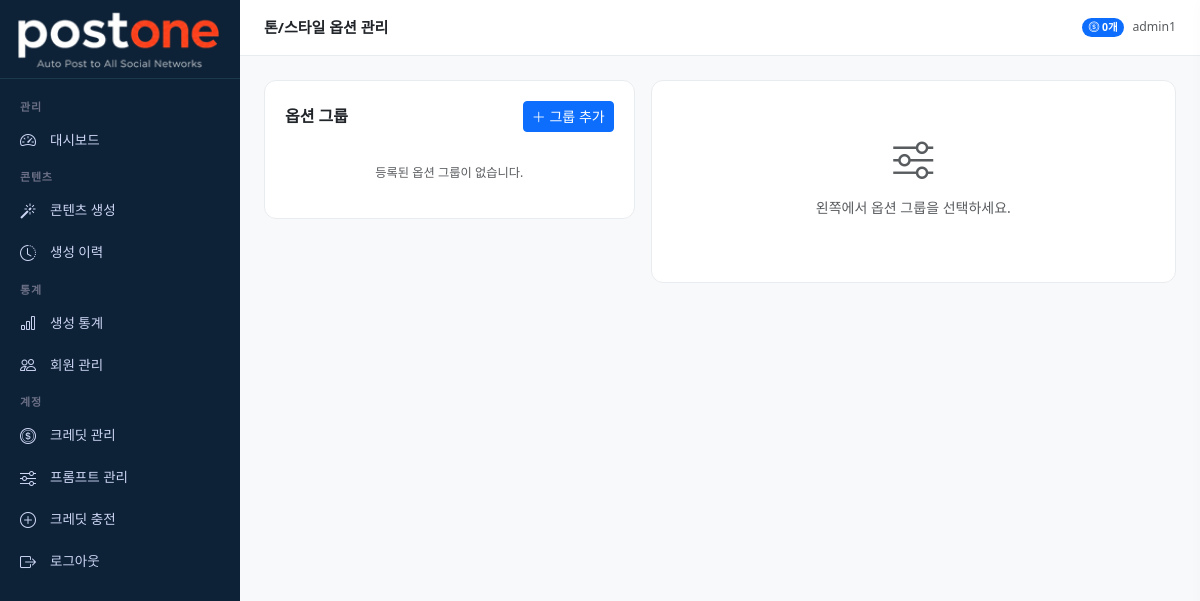
The app's page /prompts/1/options/ (signed in) with its own data.
### accounts/models.py (models this page shows, shortened)
class MenuPermission(models.Model):
    ROLE_CHOICES = [
        ('admin', '관리자'),
        ('member', '멤버'),
    ]
    role = models.CharField(max_length=20, choices=ROLE_CHOICES)
    menu_key = models.CharField(max_length=50, verbose_name='메뉴 키')
    menu_label = models.CharField(max_length=50, verbose_name='메뉴명')
    icon = models.CharField(max_length=50, verbose_name='아이콘', blank=True)
    is_visible = models.BooleanField(default=True, verbose_name='표시여부')
    order = models.IntegerField(default=0, verbose_name='정렬순서')
    class Meta:
        verbose_name = '메뉴 권한'
        verbose_name_plural = '메뉴 권한 목록'
        ordering = ['role', 'order']
        unique_together = ['role', 'menu_key']

class User(AbstractUser):
    ROLE_CHOICES = [
        ('master', '마스터'),
        ('admin', '관리자'),
        ('member', '멤버'),
        ('free', '무료회원'),
    ]
    PLAN_CHOICES = [
        ('free', '무료'),
        ('starter', '스타터'),
        ('pro', '프로'),
        ('business', '비즈니스'),
    ]
    role = models.CharField(max_length=20, choices=ROLE_CHOICES, default='free')
    plan = models.CharField(max_length=20, choices=PLAN_CHOICES, default='free')
    phone = models.CharField(max_length=20, blank=True)
    company = models.CharField(max_length=100, blank=True)
    profile_image = models.ImageField(upload_to='profiles/', blank=True, null=True)
    created_at = models.DateTimeField(auto_now_add=True)
    updated_at = models.DateTimeField(auto_now=True)
    class Meta:
        verbose_name = '사용자'
        verbose_name_plural = '사용자 목록'

### credits/models.py (models this page shows, shortened)
class UserCredit(models.Model):
    user = models.OneToOneField(User, on_delete=models.CASCADE, related_name='credit')
    balance = models.IntegerField(default=0, verbose_name='잔여 크레딧')
    free_used_this_month = models.IntegerField(default=0, verbose_name='이번달 무료 사용')
    free_reset_date = models.DateField(null=True, blank=True, verbose_name='무료 초기화일')
    updated_at = models.DateTimeField(auto_now=True)
    class Meta:
        verbose_name = '사용자 크레딧'

### dashboard/views.py (the view)
# urls.py: path('prompts/<int:channel_prompt_pk>/options/', views.prompt_option_manage, name='prompt_option_manage'),
@login_required
def prompt_option_manage(request, channel_prompt_pk):
    from content.models import PromptOptionGroup
    cp = get_object_or_404(ChannelPrompt, pk=channel_prompt_pk)
    option_groups = cp.option_groups.prefetch_related('options').all()
    selected_group = None
    group_pk = request.GET.get('group')
    if group_pk:
        selected_group = get_object_or_404(PromptOptionGroup, pk=group_pk)
    return render(request, 'dashboard/prompt_option_form.html', {
        'channel_prompt': cp,
        'option_groups': option_groups,
        'selected_group': selected_group,
    })

### dashboard/context_processors.py (called while the page is built)
def user_menus(request):
    if not request.user.is_authenticated:
        return {'user_menus': []}
    if request.user.role == 'master':
        return {'user_menus': []}
    role = request.user.role
    if role == 'free':
        role = 'member'
    menus = MenuPermission.objects.filter(
        role=role,
        is_visible=True
    )
    return {'user_menus': menus}

### templates/dashboard/prompt_option_form.html (shortened to what this page needs)
{% extends 'base/base.html' %}
{% block page_title %}톤/스타일 옵션 관리{% endblock %}
{% block content %}
<div class="row g-3">
    <div class="col-12 col-lg-5">
        <div class="stat-card">
            <div class="d-flex justify-content-between align-items-center mb-3">
                <h6 class="fw-semibold mb-0">옵션 그룹</h6>
                <button class="btn btn-sm btn-primary"
                        onclick="openGroupCreate()">
                    <i class="bi bi-plus-lg"></i> 그룹 추가
                </button>
            </div>
            {% if option_groups %}
            <div class="list-group list-group-flush">
                {% for group in option_groups %}
                <div class="list-group-item px-0 py-2">
                    <div class="d-flex justify-content-between align-items-center">
                        <div>
                            <div class="fw-semibold small">{{ group.label }}</div>
                            <div class="text-muted" style="font-size:11px;">
                                옵션 {{ group.options.count }}개
                            </div>
                        </div>
                        <div class="d-flex gap-1">
                            <a href="?group={{ group.pk }}"
                               class="btn btn-sm {% if selected_group.pk == group.pk %}btn-primary{% else %}btn-outline-secondary{% endif %}">
                                관리
                            </a>
                            <a href="{% url 'dashboard:option_group_delete' group.pk %}"
                               class="btn btn-sm btn-outline-danger">
                                <i class="bi bi-trash"></i>
                            </a>
                        </div>
                    </div>
                </div>
                {% endfor %}
            </div>
            {% else %}
            <p class="text-muted text-center py-3 mb-0 small">등록된 옵션 그룹이 없습니다.</p>
            {% endif %}
        </div>
    </div>
    <div class="col-12 col-lg-7">
        {% if selected_group %}
        <div class="stat-card">
            <div class="d-flex justify-content-between align-items-center mb-3">
                <h6 class="fw-semibold mb-0">{{ selected_group.label }} 옵션</h6>
                <button class="btn btn-sm btn-primary"
                        onclick="openOptionCreate()">
                    <i class="bi bi-plus-lg"></i> 옵션 추가
                </button>
            </div>
            {% if selected_group.options.all %}
            <div class="list-group list-group-flush">
                {% for opt in selected_group.options.all %}
                <div class="list-group-item px-0 py-3">
                    <div class="d-flex justify-content-between align-items-start">
                        <div class="flex-grow-1 me-2">
                            <div class="d-flex align-items-center gap-2 mb-1">
                                <span class="fw-semibold small">{{ opt.label }}</span>
                                {% if opt.is_default %}
                                <span class="badge bg-primary" style="font-size:10px;">기본</span>
                                {% endif %}
                            </div>
                            <div class="small text-muted p-2 rounded"
                                 style="background:#f8f9fa; white-space:pre-wrap; font-size:12px;">
                                {{ opt.snippet }}
                            </div>
                        </div>
                        <div class="d-flex gap-1 flex-shrink-0">
                            <a href="{% url 'dashboard:option_delete' opt.pk %}"
                               class="btn btn-sm btn-outline-danger">
                                <i class="bi bi-trash"></i>
                            </a>
                        </div>
                    </div>
                </div>
                {% endfor %}
            </div>
            {% else %}
            <p class="text-muted text-center py-3 mb-0 small">등록된 옵션이 없습니다.</p>
            {% endif %}
        </div>
        {% else %}
        <div class="stat-card text-center py-5">
            <i class="bi bi-sliders fs-1 text-muted"></i>
            <p class="text-muted mt-2">왼쪽에서 옵션 그룹을 선택하세요.</p>
        </div>
        {% endif %}
    </div>
</div>
{% endblock %}

### templates/base/base.html (shortened to what this page needs)
{% load static %}
<!DOCTYPE html>
<html lang="ko">
<head>
    <link href="https://cdn.jsdelivr.net/npm/bootstrap@5.3.0/dist/css/bootstrap.min.css" rel="stylesheet">
    <link href="https://cdn.jsdelivr.net/npm/bootstrap-icons@1.11.0/font/bootstrap-icons.css" rel="stylesheet">
</head>
<body>
<aside class="sidebar" id="sidebar">
    <a href="{% url 'dashboard:index' %}" class="sidebar-brand">
        <img src="{% static 'images/logo.png' %}" alt="postone" style="width:205px; height:auto;">
    </a>
    <nav class="sidebar-menu">
        {% if user.role == 'master' %}
        <div class="sidebar-section">관리</div>
        <div class="sidebar-item">
            <a href="{% url 'dashboard:index' %}" class="{% if request.resolver_match.url_name == 'index' %}active{% endif %}">
                <i class="bi bi-speedometer2"></i> 대시보드
            </a>
        </div>
        <div class="sidebar-section">프롬프트 설정</div>
        <div class="sidebar-item">
            <a href="{% url 'dashboard:content_type_list' %}" class="{% if 'content_type' in request.resolver_match.url_name %}active{% endif %}">
                <i class="bi bi-grid-3x3-gap"></i> 콘텐츠 유형
            </a>
        </div>
        <div class="sidebar-item">
            <a href="{% url 'dashboard:channel_list' %}" class="{% if 'channel' in request.resolver_match.url_name %}active{% endif %}">
                <i class="bi bi-broadcast"></i> 채널 관리
            </a>
        </div>
        <div class="sidebar-item">
            <a href="{% url 'dashboard:prompt_list' %}" class="{% if 'prompt' in request.resolver_match.url_name %}active{% endif %}">
                <i class="bi bi-sliders"></i> 프롬프트 관리
            </a>
        </div>
        <div class="sidebar-item">
            <a href="{% url 'dashboard:user_list' %}" class="{% if 'user' in request.resolver_match.url_name %}active{% endif %}">
                <i class="bi bi-people"></i> 회원 관리
            </a>
        </div>
        <div class="sidebar-item">
            <a href="{% url 'dashboard:credit_list' %}" class="{% if 'credit' in request.resolver_match.url_name %}active{% endif %}">
                <i class="bi bi-coin"></i> 크레딧 관리
            </a>
        </div>
        <div class="sidebar-section">콘텐츠</div>
        <div class="sidebar-item">
            <a href="{% url 'dashboard:generate' %}" class="{% if 'generate' in request.resolver_match.url_name %}active{% endif %}">
                <i class="bi bi-magic"></i> 콘텐츠 생성
            </a>
        </div>
        <div class="sidebar-item">
            <a href="{% url 'dashboard:history' %}" class="{% if 'history' in request.resolver_match.url_name %}active{% endif %}">
                <i class="bi bi-clock-history"></i> 생성 이력
            </a>
        </div>
        <div class="sidebar-section">통계</div>
        <div class="sidebar-item">
            <a href="{% url 'dashboard:stats' %}" class="{% if 'stats' in request.resolver_match.url_name %}active{% endif %}">
                <i class="bi bi-bar-chart"></i> 생성 통계
            </a>
        </div>
        <div class="sidebar-section">계정</div>
        {% if not request.user.is_admin %}
        <div class="sidebar-item">
            <a href="{% url 'dashboard:credit_charge' %}">
                <i class="bi bi-plus-circle"></i> 크레딧 충전
            </a>
        </div>
        {% endif %}
        <div class="sidebar-item">
            <a href="{% url 'accounts:profile' %}">
                <i class="bi bi-person"></i> 내 정보
            </a>
        </div>
        <div class="sidebar-item">
            <a href="{% url 'dashboard:menu_permission' %}" class="{% if 'menu_permission' in request.resolver_match.url_name %}active{% endif %}">
                <i class="bi bi-gear"></i> 메뉴 권한 설정
            </a>
        </div>
        <div class="sidebar-item">
            <a href="{% url 'accounts:logout' %}">
                <i class="bi bi-box-arrow-right"></i> 로그아웃
            </a>
        </div>
        {% elif user.role == 'admin' %}
        {% for menu in user_menus %}
        {% if menu.is_visible %}
        {% if menu.order == 1 %}<div class="sidebar-section">관리</div>{% endif %}
        {% if menu.order == 2 %}<div class="sidebar-section">콘텐츠</div>{% endif %}
        {% if menu.order == 4 %}<div class="sidebar-section">통계</div>{% endif %}
        {% if menu.order == 6 %}<div class="sidebar-section">계정</div>{% endif %}
        <div class="sidebar-item">
            <a href="{% url 'dashboard:'|add:menu.menu_key %}"
               class="{% if menu.menu_key in request.resolver_match.url_name %}active{% endif %}">
                <i class="bi {{ menu.icon }}"></i> {{ menu.menu_label }}
            </a>
        </div>
        {% endif %}
        {% endfor %}
        <div class="sidebar-item">
            <a href="{% url 'accounts:logout' %}">
                <i class="bi bi-box-arrow-right"></i> 로그아웃
            </a>
        </div>
        {% endif %}
    </nav>
</aside>
<div class="main-wrapper">
    <div class="topbar">
        <span class="topbar-title">{% block page_title %}{% endblock %}</span>
        <div class="d-flex align-items-center gap-2">
            {% if user.credit %}
            <span class="badge bg-primary rounded-pill">
                <i class="bi bi-coin"></i> {{ user.credit.balance }}개
            </span>
            {% endif %}
            <span class="text-muted small">{{ user.username }}</span>
        </div>
    </div>
    <div class="main-content">
        {% block content %}{% endblock %}
    </div>
</div>
</body>
</html>

### templates/base/base.html (style rules this page uses)
:root { --sidebar-width: 240px; --header-height: 56px; --primary: #6366f1; --primary-dark: #4f46e5; }
body { background: #f8f9fa; font-size: 14px; }
.sidebar { position: fixed; top: 0; left: 0; width: var(--sidebar-width); height: 100vh; background: #0d2137; color: #cdd6f4; display: flex; flex-direction: column; z-index: 1000; overflow-y: auto; overflow-x: hidden; scrollbar-width: thin; scrollbar-color: #1a3a4a transparent; }
.sidebar-brand { padding: 8px 16px; border-bottom: 1px solid #1a3a4a; text-decoration: none; display: block; }
.sidebar-menu { padding: 12px 0; flex: 1; }
.sidebar-section { padding: 8px 20px 4px; font-size: 11px; font-weight: 600; color: #6c7086; text-transform: uppercase; letter-spacing: 0.8px; }
.sidebar-item a { display: flex; align-items: center; gap: 10px; padding: 9px 20px; color: #cdd6f4; text-decoration: none; font-size: 13.5px; transition: all 0.15s; }
.sidebar-item a i { font-size: 16px; width: 20px; }
.main-wrapper { margin-left: var(--sidebar-width); min-height: 100vh; }
.topbar { height: var(--header-height); background: #fff; border-bottom: 1px solid #e9ecef; display: flex; align-items: center; padding: 0 24px; gap: 12px; position: sticky; top: 0; z-index: 100; }
.topbar-title { font-weight: 600; font-size: 15px; flex: 1; }
.main-content { padding: 24px; }
.stat-card { background: #fff; border-radius: 12px; padding: 20px; border: 1px solid #e9ecef; }

### records on screen
MenuPermission: order "관리", menu_label "대시보드"
MenuPermission: order "콘텐츠", menu_label "콘텐츠 생성"
MenuPermission: menu_label "생성 이력"
MenuPermission: order "통계", menu_label "생성 통계"
MenuPermission: menu_label "회원 관리"
MenuPermission: order "계정", menu_label "크레딧 관리"
MenuPermission: menu_label "프롬프트 관리"
MenuPermission: menu_label "크레딧 충전"
User: credit.balance "0", username "admin1"
